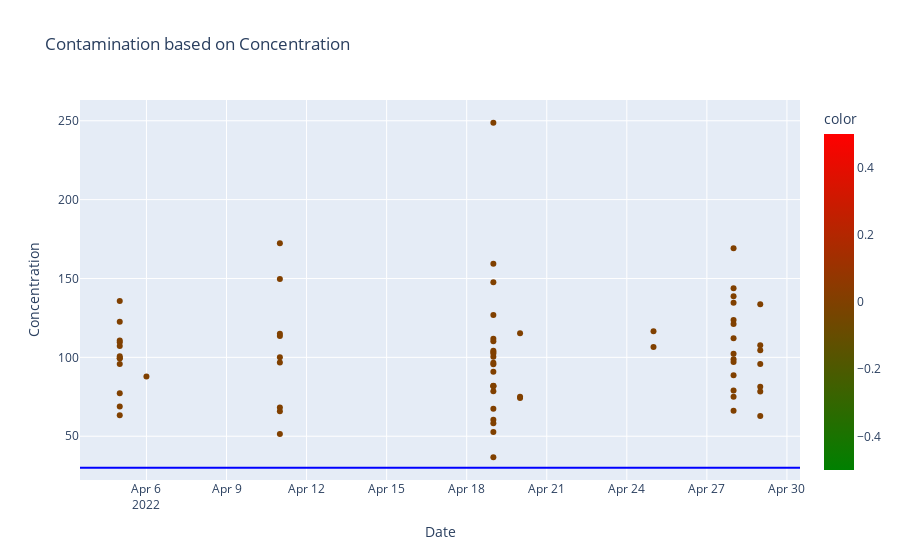

The cell this chart's notebook holds for it:
### Code cell
fig = px.scatter(df1, x="Date", y="Concentration",
                 hover_data=['ParticipantID'],title = 'Contamination based on Concentration',
                
    
        color=(
            (df1['Concentration'] < 30) #|
           # (df1['OD260/230'] < 2.0)
        ).astype('int'),
        color_continuous_scale=["green", "red"]
        
    )
#fig.add_hline(y=2.3, line_width=2, line_color="blue")
fig.add_hline(y=30, line_width=2, line_color="blue")


fig.show()

### Figure 1 — Plotly figure (JSON) as saved in the notebook; plotly's stock layout.template omitted (floating-point values rounded to 4 significant figures)
{"data": [{"customdata": [["F001475C"], ["F001341G"], ["F001289A"], ["F001330V"], ["F001478F"], ["F001158H"], ["F000665X"], ["F001484M"], ["F001251J"], ["F001513T"], ["F000714A"], ["F000428P"], ["F001697T"], ["F001143R"], ["F001640G"], ["F001763Q"], ["F001755G"], ["F000615S"], ["F001512S"], ["F001753E"], ["F001766T"], ["F000610M"], ["F001448Y"], ["F000856E"], ["F001699W"], ["F001520B"], ["F001067J"], ["F001449Z"], ["F001765S"], ["F001486P"], ["F000681P"], ["F001518Z"], ["F001648Q"], ["F001797C"], ["F001546E"], ["F001301N"], ["F001794Z"], ["F001759L"], ["F001151A"], ["F001646N"], ["F000709V"], ["F001603R"], ["F001772A"], ["F001521C"], ["F001771Z"], ["F000614R"], ["F001644L"], ["F001602Q"], ["F001270E"], ["F001091K"], ["F000664W"], ["F001653W"], ["F001694Q"], ["F000613Q"], ["F001690L"], ["F001487Q"], ["F001643K"], ["F001266A"], ["F001485N"], ["F000716C"], ["F001252K"], ["F001641H"], ["F001503H"], ["F001493X"], ["F001073Q"], ["F001792X"], ["F001332X"], ["F001447X"], ["F001764R"], ["F001090J"]], "hovertemplate": "Date=%{x}<br>Concentration=%{y}<br>ParticipantID=%{customdata[0]}<br>color=%{marker.color}<extra></extra>", "legendgroup": "", "marker": {"color": [0, 0, 0, 0, 0, 0, 0, 0, 0, 0, 0, 0, 0, 0, 0, 0, 0, 0, 0, 0, 0, 0, 0, 0, 0, 0, 0, 0, 0, 0, 0, 0, 0, 0, 0, 0, 0, 0, 0, 0, 0, 0, 0, 0, 0, 0, 0, 0, 0, 0, 0, 0, 0, 0, 0, 0, 0, 0, 0, 0, 0, 0, 0, 0, 0, 0, 0, 0, 0, 0], "coloraxis": "coloraxis", "symbol": "circle"}, "mode": "markers", "name": "", "orientation": "v", "showlegend": false, "type": "scatter", "x": ["2022-04-28", "2022-04-28", "2022-04-29", "2022-04-29", "2022-04-19", "2022-04-28", "2022-04-05", "2022-04-05", "2022-04-19", "2022-04-19", "2022-04-11", "2022-04-19", "2022-04-19", "2022-04-19", "2022-04-25", "2022-04-11", "2022-04-11", "2022-04-05", "2022-04-29", "2022-04-19", "2022-04-11", "2022-04-19", "2022-04-20", "2022-04-20", "2022-04-19", "2022-04-28", "2022-04-19", "2022-04-29", "2022-04-11", "2022-04-05", "2022-04-06", "2022-04-28", "2022-04-11", "2022-04-05", "2022-04-19", "2022-04-29", "2022-04-05", "2022-04-11", "2022-04-11", "2022-04-19", "2022-04-19", "2022-04-28", "2022-04-28", "2022-04-28", "2022-04-19", "2022-04-05", "2022-04-25", "2022-04-28", "2022-04-28", "2022-04-19", "2022-04-19", "2022-04-05", "2022-04-19", "2022-04-05", "2022-04-19", "2022-04-05", "2022-04-28", "2022-04-29", "2022-04-05", "2022-04-11", "2022-04-05", "2022-04-28", "2022-04-19", "2022-04-29", "2022-04-19", "2022-04-20", "2022-04-28", "2022-04-19", "2022-04-19", "2022-04-28"], "xaxis": "x", "y": [98.85, 97.06, 107.7, 133.7, 104.2, 121.1, 95.77, 63.34, 90.88, 81.87, 51.46, 96.64, 95.66, 60.45, 106.6, 65.83, 96.78, 68.81, 78.35, 159.3, 68.19, 100.3, 75.02, 115.4, 111.8, 138.7, 110.2, 62.81, 115.0, 99.42, 87.94, 123.7, 172.3, 109.5, 52.62, 81.3, 122.5, 113.6, 149.7, 78.44, 248.7, 134.6, 143.8, 102.3, 58.28, 77.17, 116.5, 66.16, 75.04, 36.67, 102.5, 107.3, 147.7, 135.7, 103.4, 100.6, 112.1, 104.5, 110.7, 100.1, 99.4, 169.1, 126.9, 95.72, 81.74, 74.27, 79.01, 81.94, 67.41, 88.68], "yaxis": "y"}], "layout": {"coloraxis": {"colorbar": {"title": {"text": "color"}}, "colorscale": [[0, "green"], [1, "red"]]}, "legend": {"tracegroupgap": 0}, "shapes": [{"line": {"color": "blue", "width": 2}, "type": "line", "x0": 0, "x1": 1, "xref": "x domain", "y0": 30, "y1": 30, "yref": "y"}], "title": {"text": "Contamination based on Concentration"}, "xaxis": {"anchor": "y", "domain": [0, 1], "title": {"text": "Date"}}, "yaxis": {"anchor": "x", "domain": [0, 1], "title": {"text": "Concentration"}}}}
